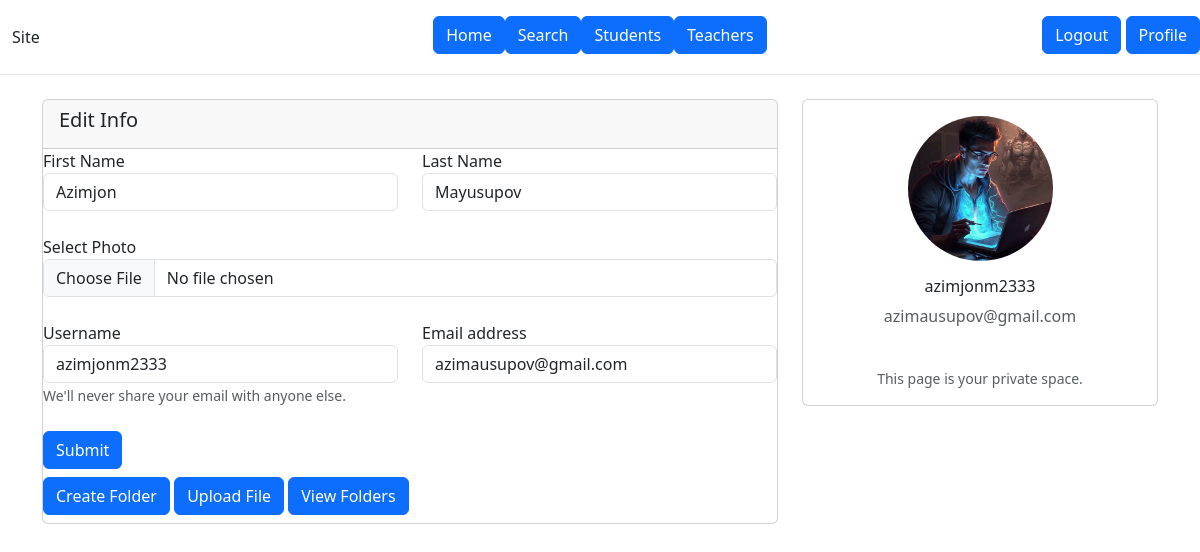
/users/profile/ (signed in), run on the app's committed database.
### users/models.py (models this page shows)
class User(AbstractUser):
    image = models.ImageField(upload_to='users_images', null=True, blank=True)

### users/views.py (the view)
# urls.py: path('profile/', views.profile, name='profile'),
def profile(request):
    if request.method == 'POST':
        form = UserProfileForm(instance=request.user, data=request.POST, files=request.FILES)
        if form.is_valid():
            form.save()
            return redirect('users:profile')
        else: print(form.errors)
    else: form = UserProfileForm(instance=request.user)
    context = {'form': form}
    return render(request, 'users/profile.html', context)

### users/forms.py
class UserProfileForm(UserChangeForm):
    first_name = forms.CharField(widget=forms.TextInput(attrs={"class": "form-control"}))
    last_name = forms.CharField(widget=forms.TextInput(attrs={"class": "form-control"}))
    image = forms.ImageField(widget=forms.FileInput(attrs={"class": "form-control"}), required=False)
    username = forms.CharField(widget=forms.TextInput(attrs={"class": "form-control", 'readonly': True}))
    email = forms.CharField(widget=forms.TextInput(attrs={"class": "form-control", 'readonly': True}))
    class Meta:
        model = User
        fields = ['first_name', 'last_name', 'image', 'username', 'email']

### users/templates/users/profile.html (shortened to what this page needs)
{% extends 'main/base.html' %}
{% load static %}
{% block content %}
    <div class="pcoded-main-container">
        <div class="pcoded-wrapper">
            <div class="pcoded-content">
                <div class="pcoded-inner-content">
                    <div class="main-body">
                        <div class="page-wrapper">
                            <div class="row">
                                <div class="col-sm-8">
                                    <div class="card">
                                        <div class="card-header">
                                            <h5>Edit Info</h5>
                                        </div>
                                        <form action="{% url 'users:profile' %}" method="POST" enctype="multipart/form-data">
                                            <div class="card-block">
                                                <div class="row">
                                                    <div class="col-sm-6 mb-4">
                                                        <div class="form-group">
                                                            <label for="{{ form.first_name.id_for_label }}">First Name</label>
                                                            {{ form.first_name }}
                                                        </div>
                                                    </div>
                                                    <div class="col-sm-6 mb-4">
                                                        <div class="form-group">
                                                            <label for="{{ form.last_name.id_for_label }}">Last Name</label>
                                                            {{ form.last_name }}
                                                        </div>
                                                    </div>
                                                    <div class="col-sm-12 mb-4">
                                                        <div class="form-group">
                                                            <label for="{{ form.image.id_for_label }}">Select Photo</label>
                                                            {{ form.image }}
                                                        </div>
                                                    </div>
                                                    <div class="col-sm-6 mb-4">
                                                        <div class="form-group">
                                                            <label for="{{ form.username.id_for_label }}">Username</label>
                                                            {{ form.username }}
                                                            <small id="emailHelp" class="form-text text-muted">We'll never share your email with anyone else.</small>
                                                        </div>
                                                    </div>
                                                    <div class="col-sm-6 mb-4">
                                                        <div class="form-group">
                                                            <label for="{{ form.email.id_for_label }}">Email address</label>
                                                            {{ form.email }}
                                                        </div>
                                                    </div>
                                                    <div class="col-sm-12 mb-2">
                                                        <div class="form-group">
                                                            <button type="submit" class="btn btn-primary">Submit</button>
                                                        </div>
                                                    </div>
                                                    <div class="col-sm-12 mb-2">
                                                        <div class="form-group">
                                                            <a class="btn btn-primary" style="color: white" href="{% url 'users:create_folder' %}">Create Folder</a>
                                                            <a class="btn btn-primary" style="color: white" href="{% url 'users:upload_file' %}">Upload File</a>
                                                            <a class="btn btn-primary" style="color: white" href="{% url 'users:view_folders' %}">View Folders</a>
                                                        </div>
                                                    </div>
                                                </div>
                                            </div>
                                        </form>
                                    </div>
                                </div>
                                <div class="col-sm-4">
                                    <div class="card">
                                        <div class="card-block">
                                            <div class="d-flex align-items-center justify-content-center flex-column">
                                                <div class="w-50 p-3">
                                                    <img src="{% if user.image %} {{ user.image.url }} {% else %} {% static 'img/users/default_avatar.png' %} {% endif %}" alt="profile image" class="img-fluid rounded-circle">
                                                </div>
                                                <div class="text-center">
                                                    <h4 class="font-weight-bold h6">
                                                        {{ user }}
                                                    </h4>
                                                    <p class="font-italic text-muted">
                                                        {{ user.email }}
                                                    </p>
                                                </div>
                                            </div>
                                            <div class="small font-weight-light mt-4 text-center text-muted">
                                                <p>This page is your private space.<br></p>
                                            </div>
                                        </div>
                                    </div>
                                </div>
                            </div>
                        </div>
                    </div>
                </div>
            </div>
        </div>
    </div>
{% endblock content %}

### data on the page
User: first_name "Azimjon", last_name "Mayusupov", username "azimjonm2333", email "azimausupov@gmail.com", image (picture)
